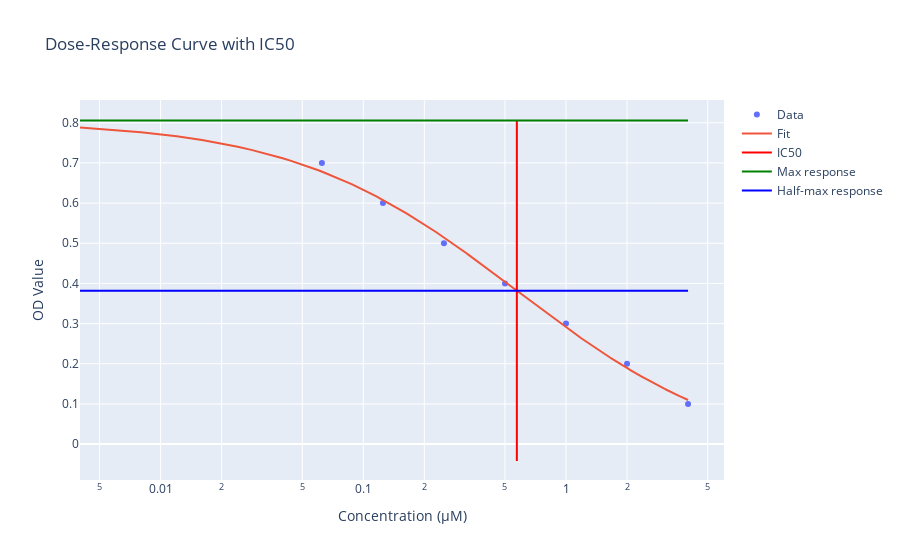

Source (notebook cell):
### Code cell
from scipy.optimize import curve_fit
import numpy as np

# Define the Hill equation
def hill_equation(x, Top, Bottom, IC50, HillSlope):
    return Bottom + (Top - Bottom) / (1 + (x / IC50)**HillSlope)

# Generate some fake data for demonstration - replace with your actual data
concentration_values = np.array([4, 2, 1, 0.5, 0.25, 0.125, 0.0625, 0])
average_od_values = np.array([0.1, 0.2, 0.3, 0.4, 0.5, 0.6, 0.7, 0.8])  # Replace with your data

# Fit the Hill equation to the data to find the IC50 value
params, covariance = curve_fit(hill_equation, concentration_values, average_od_values, p0=[1, 0, 1, 1])

# Get the IC50 value from the fitted parameters
Top, Bottom, IC50, HillSlope = params

# Generate x values for plotting the fitted curve
x_values = np.linspace(min(concentration_values), max(concentration_values), 1000)
y_values = hill_equation(x_values, Top, Bottom, IC50, HillSlope)

# Creating a new figure
fig = go.Figure()

# Add the experimental data as a scatter plot
fig.add_trace(go.Scatter(x=concentration_values, y=average_od_values, mode='markers', name='Data'))

# Add the fitted curve
fig.add_trace(go.Scatter(x=x_values, y=y_values, mode='lines', name='Fit'))

# Add lines to indicate the IC50 value and the maximum and half-maximum responses
fig.add_trace(go.Scatter(x=[IC50, IC50], y=[Bottom, Top], mode='lines', line=dict(color='red'), name='IC50'))
fig.add_trace(go.Scatter(x=[min(concentration_values), max(concentration_values)], y=[Top, Top], mode='lines', line=dict(color='green'), name='Max response'))
fig.add_trace(go.Scatter(x=[min(concentration_values), max(concentration_values)], y=[(Top-Bottom)/2 + Bottom, (Top-Bottom)/2 + Bottom], mode='lines', line=dict(color='blue'), name='Half-max response'))

# Updating the labels and title of the plot
fig.update_layout(
    title='Dose-Response Curve with IC50',
    xaxis_title='Concentration (μM)',
    yaxis_title='OD Value',
    xaxis_type="log"
)

# Display the plot
fig.show()

### Figure 1 — Plotly figure (JSON) as saved in the notebook; plotly's stock layout.template omitted (floating-point values rounded to 4 significant figures; data arrays with more than 128 entries replaced by an {"elided": "..."} marker saying what was removed)
{"data": [{"mode": "markers", "name": "Data", "type": "scatter", "x": [4, 2, 1, 0.5, 0.25, 0.125, 0.0625, 0], "y": [0.1, 0.2, 0.3, 0.4, 0.5, 0.6, 0.7, 0.8]}, {"mode": "lines", "name": "Fit", "type": "scatter", "x": {"elided": "1000 float values"}, "y": {"elided": "1000 float values"}}, {"line": {"color": "red"}, "mode": "lines", "name": "IC50", "type": "scatter", "x": [0.5722, 0.5722], "y": [-0.04206, 0.8056]}, {"line": {"color": "green"}, "mode": "lines", "name": "Max response", "type": "scatter", "x": [0, 4], "y": [0.8056, 0.8056]}, {"line": {"color": "blue"}, "mode": "lines", "name": "Half-max response", "type": "scatter", "x": [0, 4], "y": [0.3817, 0.3817]}], "layout": {"title": {"text": "Dose-Response Curve with IC50"}, "xaxis": {"title": {"text": "Concentration (μM)"}, "type": "log"}, "yaxis": {"title": {"text": "OD Value"}}}}
